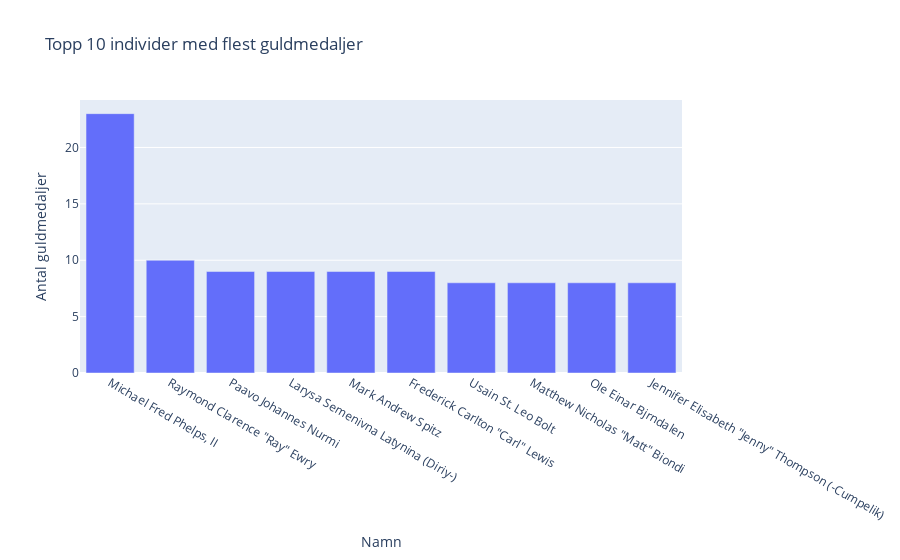

Notebook code for this chart:
### Code cell
# i-1

gold_medals_by_individual = df[df["Medal"] == "Gold"].groupby("Name").size().reset_index(name="Count")


top_gold_medalists = gold_medals_by_individual.sort_values(by="Count", ascending=False).head(10)


fig = px.bar(
    top_gold_medalists,
    x="Name",
    y="Count",
    title="Topp 10 individer med flest guldmedaljer",
    labels={"Name": "Namn", "Count": "Antal guldmedaljer"},
)

fig.show()

### Figure 1 — Plotly figure (JSON) as saved in the notebook; plotly's stock layout.template omitted (floating-point values rounded to 4 significant figures)
{"data": [{"alignmentgroup": "True", "hovertemplate": "Namn=%{x}<br>Antal guldmedaljer=%{y}<extra></extra>", "legendgroup": "", "marker": {"color": "#636efa", "pattern": {"shape": ""}}, "name": "", "offsetgroup": "", "orientation": "v", "showlegend": false, "textposition": "auto", "type": "bar", "x": ["Michael Fred Phelps, II", "Raymond Clarence \"Ray\" Ewry", "Paavo Johannes Nurmi", "Larysa Semenivna Latynina (Diriy-)", "Mark Andrew Spitz", "Frederick Carlton \"Carl\" Lewis", "Usain St. Leo Bolt", "Matthew Nicholas \"Matt\" Biondi", "Ole Einar Bjrndalen", "Jennifer Elisabeth \"Jenny\" Thompson (-Cumpelik)"], "xaxis": "x", "y": [23, 10, 9, 9, 9, 9, 8, 8, 8, 8], "yaxis": "y"}], "layout": {"barmode": "relative", "legend": {"tracegroupgap": 0}, "title": {"text": "Topp 10 individer med flest guldmedaljer"}, "xaxis": {"anchor": "y", "domain": [0, 1], "title": {"text": "Namn"}}, "yaxis": {"anchor": "x", "domain": [0, 1], "title": {"text": "Antal guldmedaljer"}}}}
